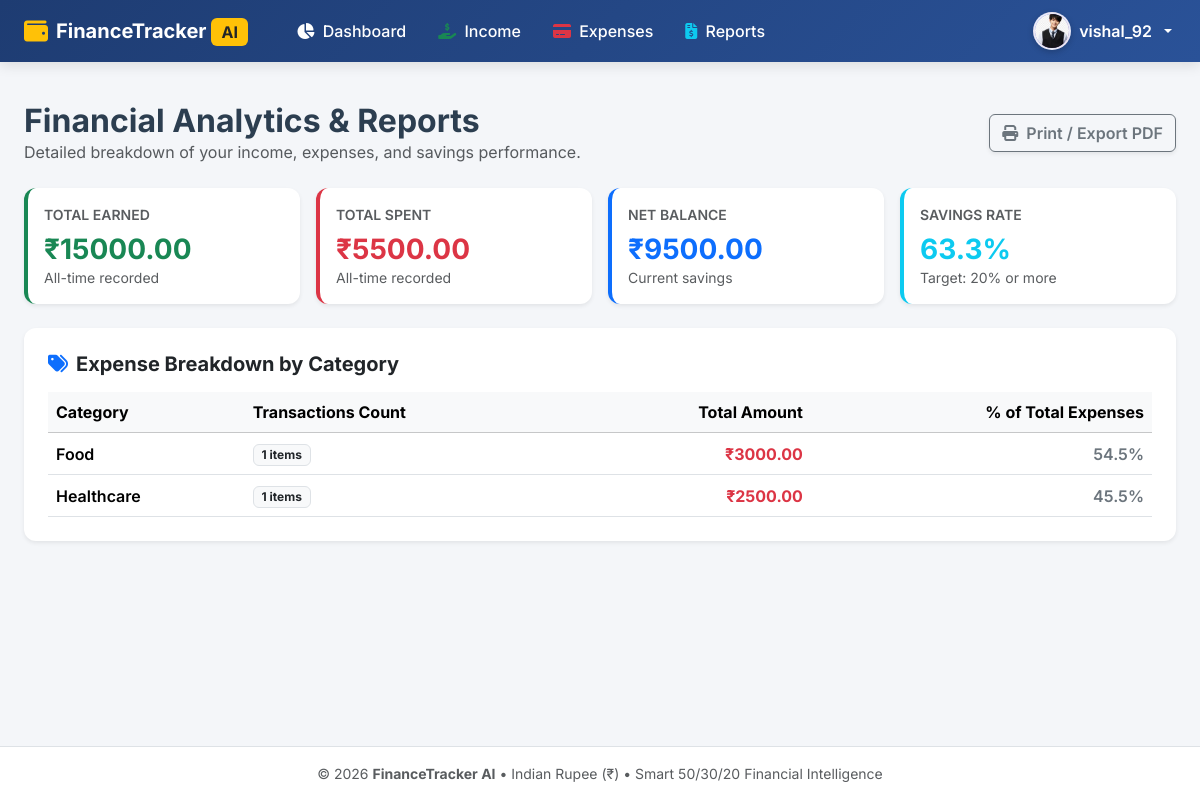
Screenshot of /reports (signed in) with the database file from the repository.
### tables this page shows
CREATE TABLE users (
                id INTEGER PRIMARY KEY AUTOINCREMENT,
                username TEXT UNIQUE NOT NULL,
                email TEXT UNIQUE NOT NULL,
                password_hash TEXT NOT NULL,
                monthly_budget REAL DEFAULT 0.0,
                created_at TIMESTAMP DEFAULT CURRENT_TIMESTAMP
            , full_name TEXT DEFAULT '', phone TEXT DEFAULT '', occupation TEXT DEFAULT '', profile_pic TEXT DEFAULT '');

CREATE TABLE expenses (
                id INTEGER PRIMARY KEY AUTOINCREMENT,
                user_id INTEGER NOT NULL,
                amount REAL NOT NULL,
                category TEXT NOT NULL,
                date TEXT NOT NULL,
                description TEXT,
                created_at TIMESTAMP DEFAULT CURRENT_TIMESTAMP,
                FOREIGN KEY (user_id) REFERENCES users (id) ON DELETE CASCADE
            );

### app.py (the view)
@app.route("/reports")
@login_required
def reports():
    user_id = session["user_id"]
    db = get_db()
    user = db.execute("SELECT * FROM users WHERE id = ?", (user_id,)).fetchone()
    incomes = db.execute("SELECT * FROM income WHERE user_id = ? ORDER BY date DESC", (user_id,)).fetchall()
    expenses = db.execute("SELECT * FROM expenses WHERE user_id = ? ORDER BY date DESC", (user_id,)).fetchall()
    total_income = float(sum(r["amount"] for r in incomes)) if incomes else 0.0
    total_expenses = float(sum(r["amount"] for r in expenses)) if expenses else 0.0
    balance = total_income - total_expenses
    net_savings = balance
    net_balance = balance
    savings_rate = round((net_savings / total_income * 100), 1) if total_income > 0 else 0.0
    monthly_budget = float(user["monthly_budget"]) if user and user["monthly_budget"] else total_income
    cat_rows = db.execute("""
        SELECT category, COALESCE(SUM(amount), 0) as total, COUNT(*) as count
        FROM expenses
        WHERE user_id = ?
        GROUP BY category
        ORDER BY total DESC
    """, (user_id,)).fetchall()
    return render_template(
        "reports.html",
        user=user,
        total_income=total_income,
        total_expenses=total_expenses,
        balance=balance,
        net_balance=net_balance,
        net_savings=net_savings,
        monthly_budget=monthly_budget,
        savings_rate=savings_rate,
        incomes=incomes,
        expenses=expenses,
        cat_rows=cat_rows
    )

### app.py (called while the page is built)
def get_db():
    if "db" not in g:
        g.db = sqlite3.connect(DATABASE)
        g.db.row_factory = sqlite3.Row
    return g.db

def login_required(f):
    @wraps(f)
    def decorated_function(*args, **kwargs):
        if "user_id" not in session:
            flash("Please log in to access this page.", "warning")
            return redirect(url_for("login"))
        db = get_db()
        user = db.execute("SELECT id FROM users WHERE id = ?", (session["user_id"],)).fetchone()
        if not user:
            session.clear()
            flash("Session expired. Please log in again.", "warning")
            return redirect(url_for("login"))
        return f(*args, **kwargs)
    return decorated_function

@app.context_processor
def inject_current_user():
    user_id = session.get("user_id")
    if user_id:
        try:
            db = get_db()
            user = db.execute("SELECT * FROM users WHERE id = ?", (user_id,)).fetchone()
            if user:
                return {"current_user": dict(user)}
        except Exception:
            pass
    return {"current_user": None}

### templates/reports.html (shortened to what this page needs)
{% extends "base.html" %}
{% block content %}
<div class="container-fluid px-lg-4 py-4">
  <div class="d-flex flex-column flex-md-row justify-content-between align-items-md-center mb-4 gap-3">
    <div>
      <h2 class="fw-bold mb-0">Financial Analytics & Reports</h2>
      <p class="text-muted mb-0">Detailed breakdown of your income, expenses, and savings performance.</p>
    </div>
    <div>
      <button class="btn btn-outline-secondary fw-semibold shadow-sm" onclick="window.print()">
        <i class="fas fa-print me-1"></i> Print / Export PDF
      </button>
    </div>
  </div>
  <div class="row g-3 mb-4">
    <div class="col-sm-6 col-xl-3">
      <div class="card border-0 shadow-sm p-3 border-start border-4 border-success">
        <span class="text-muted small text-uppercase fw-semibold">Total Earned</span>
        <h3 class="fw-bold text-success mt-2 mb-0">₹{{ "%.2f"|format(total_income or 0) }}</h3>
        <small class="text-muted">All-time recorded</small>
      </div>
    </div>
    <div class="col-sm-6 col-xl-3">
      <div class="card border-0 shadow-sm p-3 border-start border-4 border-danger">
        <span class="text-muted small text-uppercase fw-semibold">Total Spent</span>
        <h3 class="fw-bold text-danger mt-2 mb-0">₹{{ "%.2f"|format(total_expenses or 0) }}</h3>
        <small class="text-muted">All-time recorded</small>
      </div>
    </div>
    <div class="col-sm-6 col-xl-3">
      <div class="card border-0 shadow-sm p-3 border-start border-4 border-primary">
        <span class="text-muted small text-uppercase fw-semibold">Net Balance</span>
        <h3 class="fw-bold text-primary mt-2 mb-0">₹{{ "%.2f"|format(balance or 0) }}</h3>
        <small class="text-muted">Current savings</small>
      </div>
    </div>
    <div class="col-sm-6 col-xl-3">
      <div class="card border-0 shadow-sm p-3 border-start border-4 border-info">
        <span class="text-muted small text-uppercase fw-semibold">Savings Rate</span>
        <h3 class="fw-bold text-info mt-2 mb-0">{{ savings_rate or 0 }}%</h3>
        <small class="text-muted">Target: 20% or more</small>
      </div>
    </div>
  </div>
  <div class="card border-0 shadow-sm p-4 mb-4">
    <h5 class="fw-bold mb-3"><i class="fas fa-tags text-primary me-2"></i>Expense Breakdown by Category</h5>
    {% if cat_rows %}
    <div class="table-responsive">
      <table class="table table-hover align-middle mb-0">
        <thead class="table-light">
          <tr>
            <th>Category</th>
            <th>Transactions Count</th>
            <th class="text-end">Total Amount</th>
            <th class="text-end">% of Total Expenses</th>
          </tr>
        </thead>
        <tbody>
          {% for cat in cat_rows %}
          <tr>
            <td class="fw-semibold">{{ cat.category }}</td>
            <td><span class="badge bg-light text-dark border">{{ cat.count }} items</span></td>
            <td class="text-end fw-bold text-danger">₹{{ "%.2f"|format(cat.total or 0) }}</td>
            <td class="text-end fw-semibold text-secondary">
              {% if total_expenses and total_expenses > 0 %}
                {{ "%.1f"|format((cat.total / total_expenses) * 100) }}%
              {% else %}
                0.0%
              {% endif %}
            </td>
          </tr>
          {% endfor %}
        </tbody>
      </table>
    </div>
    {% else %}
    <div class="text-center py-4 text-muted">
      <p class="mb-0">No expense categories to display yet.</p>
    </div>
    {% endif %}
  </div>
</div>
{% endblock %}

### templates/base.html (shortened to what this page needs)
<!DOCTYPE html>
<html lang="en">
<head>
  <link href="https://cdn.jsdelivr.net/npm/bootstrap@5.3.3/dist/css/bootstrap.min.css" rel="stylesheet">
  <link href="https://cdnjs.cloudflare.com/ajax/libs/font-awesome/6.5.1/css/all.min.css" rel="stylesheet">
</head>
<body class="d-flex flex-column min-vh-100">
  <nav class="navbar navbar-expand-lg navbar-dark navbar-custom py-2 sticky-top">
    <div class="container-fluid px-lg-4">
      <a class="navbar-brand fw-bold d-flex align-items-center gap-2" href="{{ url_for('dashboard') if current_user else url_for('login') }}">
        <i class="fas fa-wallet text-warning fs-4"></i>
        <span>FinanceTracker <span class="badge bg-warning text-dark fs-6">AI</span></span>
      </a>
      <div class="collapse navbar-collapse" id="navbarMain">
        {% if current_user %}
        <ul class="navbar-nav me-auto mb-2 mb-lg-0 ms-lg-3">
          <li class="nav-item">
            <a class="nav-link text-white px-3" href="{{ url_for('dashboard') }}">
              <i class="fas fa-chart-pie me-1"></i> Dashboard
            </a>
          </li>
          <li class="nav-item">
            <a class="nav-link text-white px-3" href="{{ url_for('income') }}">
              <i class="fas fa-hand-holding-usd me-1 text-success"></i> Income
            </a>
          </li>
          <li class="nav-item">
            <a class="nav-link text-white px-3" href="{{ url_for('expense') }}">
              <i class="fas fa-credit-card me-1 text-danger"></i> Expenses
            </a>
          </li>
          <li class="nav-item">
            <a class="nav-link text-white px-3" href="{{ url_for('reports') }}">
              <i class="fas fa-file-invoice-dollar me-1 text-info"></i> Reports
            </a>
          </li>
        </ul>
        <ul class="navbar-nav ms-auto align-items-center">
          <li class="nav-item dropdown">
            <a class="nav-link dropdown-toggle d-flex align-items-center gap-2 text-white p-1" href="#" id="userMenuDropdown" role="button" data-bs-toggle="dropdown" aria-expanded="false">
              {% if current_user.profile_pic %}
                <img src="{{ url_for('static', filename='uploads/' + current_user.profile_pic) }}" alt="Profile" class="avatar-circle">
              {% else %}
                <div class="avatar-circle">
                  {{ (current_user.full_name[0] if current_user.full_name else current_user.username[0]) | upper }}
                </div>
              {% endif %}
              <span class="d-none d-md-inline fw-semibold">
                {{ current_user.full_name if current_user.full_name else current_user.username }}
              </span>
            </a>
          </li>
        </ul>
        {% endif %}
      </div>
    </div>
  </nav>
  <main class="flex-grow-1">
    {% block content %}{% endblock %}
  </main>
  <footer class="bg-white border-top py-3 mt-5 text-center text-muted small">
    <div class="container">
      &copy; 2026 <strong>FinanceTracker AI</strong> &bull; Indian Rupee (₹) &bull; Smart 50/30/20 Financial Intelligence
    </div>
  </footer>
</body>
</html>

### templates/base.html (style rules this page uses)
body { font-family: 'Inter', sans-serif; background-color: #f4f6f9; color: #2c3e50; }
.navbar-custom { background: linear-gradient(135deg, #1e3c72 0%, #2a5298 100%); box-shadow: 0 4px 12px rgba(0, 0, 0, 0.1); }
.nav-link { font-weight: 500; transition: all 0.2s ease; }
.avatar-circle { width: 38px; height: 38px; border-radius: 50%; object-fit: cover; border: 2px solid rgba(255, 255, 255, 0.85); background: linear-gradient(135deg, #667eea 0%, #764ba2 100%); color: #fff; display: inline-flex; align-items: center; justify-content: center; font-weight: 700; font-size: 15px; box-shadow: 0 2px 6px rgba(0, 0, 0, 0.2); }
.card { border: none; border-radius: 12px; box-shadow: 0 4px 15px rgba(0,0,0,0.05); }

### rows the page displays
users: profile_pic (picture), full_name+username "vishal_92"
expenses: category "Food", count "1", amount "3000.00", total "54.5"
expenses: category "Healthcare", count "1", amount "2500.00", total "45.5"

### other values shown
{{ "%.2f"|format(total_income or 0) }} "15000.00"
{{ "%.2f"|format(total_expenses or 0) }} "5500.00"
{{ "%.2f"|format(balance or 0) }} "9500.00"
{{ savings_rate or 0 }} "63.3"
